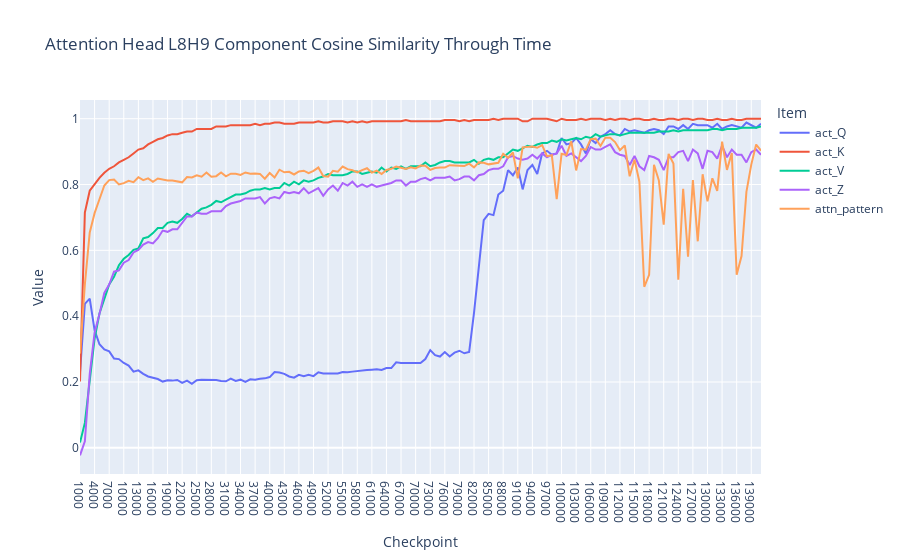
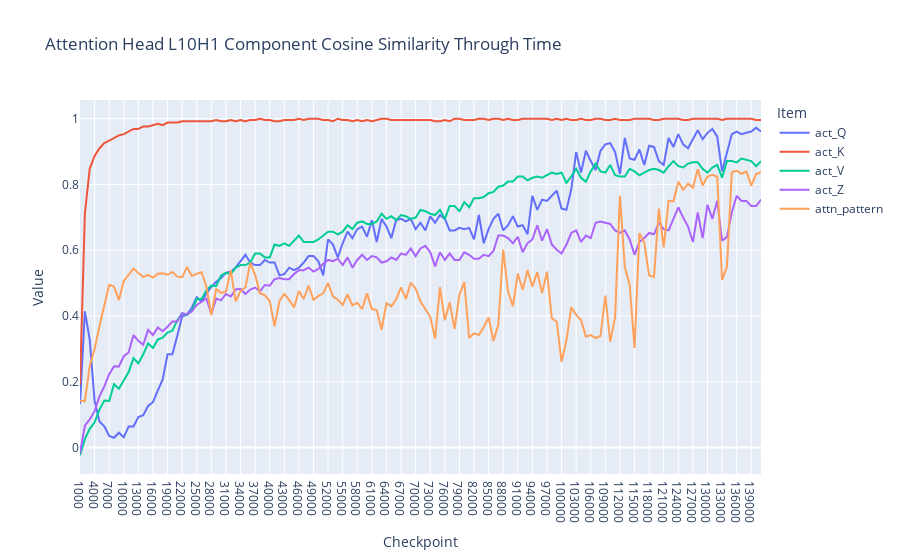
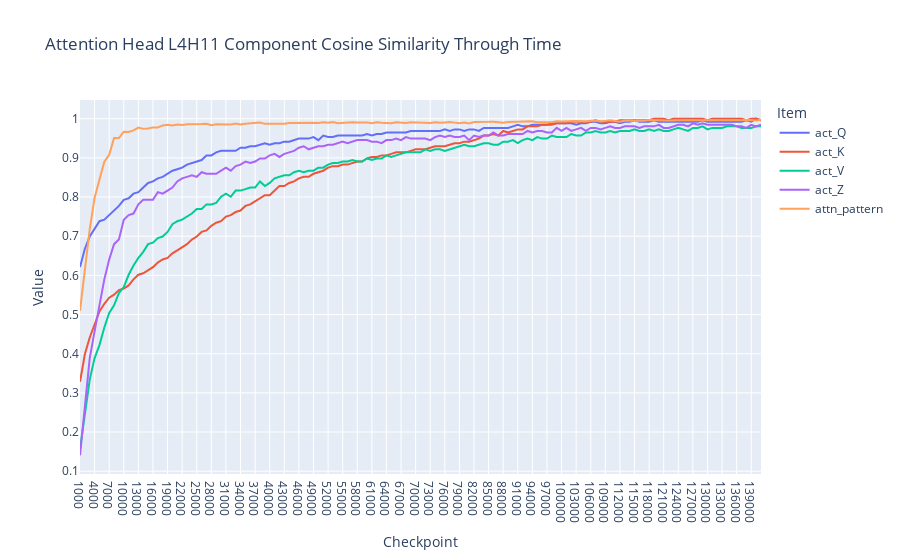
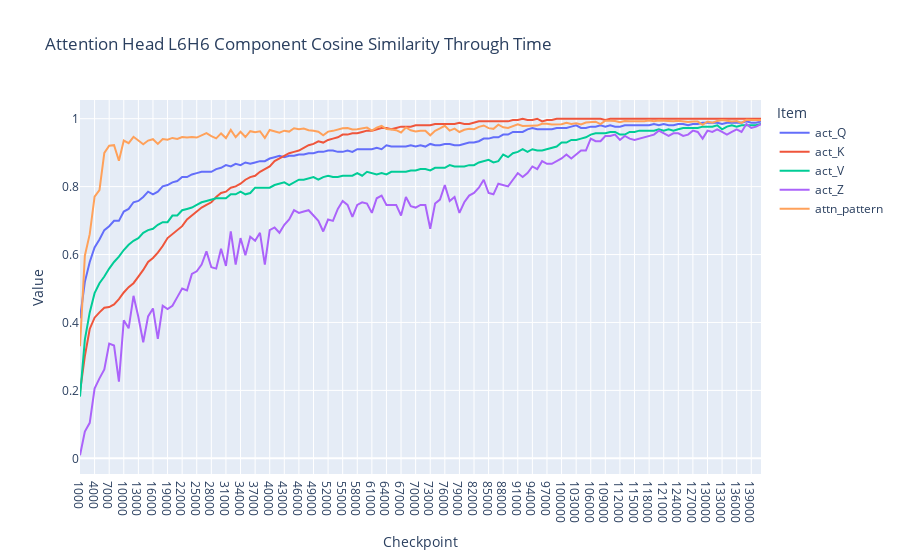

Notebook code cell kept with these figures, in order:
### Code cell
# plot all heads
for head in similarity_through_time['1000'].keys():
    plot_head_component_cosine_similarity(head, similarity_through_time)

### Figure 1 — Plotly figure (JSON) as saved in the notebook; plotly's stock layout.template omitted (floating-point values rounded to 4 significant figures; data arrays with more than 128 entries replaced by an {"elided": "..."} marker saying what was removed)
{"data": [{"hovertemplate": "Item=act_Q<br>Checkpoint=%{x}<br>Value=%{y}<extra></extra>", "legendgroup": "act_Q", "line": {"color": "#636efa", "dash": "solid"}, "marker": {"symbol": "circle"}, "mode": "lines", "name": "act_Q", "orientation": "v", "showlegend": true, "type": "scatter", "x": {"elided": "141 str values"}, "xaxis": "x", "y": {"elided": "141 float values"}, "yaxis": "y"}, {"hovertemplate": "Item=act_K<br>Checkpoint=%{x}<br>Value=%{y}<extra></extra>", "legendgroup": "act_K", "line": {"color": "#EF553B", "dash": "solid"}, "marker": {"symbol": "circle"}, "mode": "lines", "name": "act_K", "orientation": "v", "showlegend": true, "type": "scatter", "x": {"elided": "141 str values"}, "xaxis": "x", "y": {"elided": "141 float values"}, "yaxis": "y"}, {"hovertemplate": "Item=act_V<br>Checkpoint=%{x}<br>Value=%{y}<extra></extra>", "legendgroup": "act_V", "line": {"color": "#00cc96", "dash": "solid"}, "marker": {"symbol": "circle"}, "mode": "lines", "name": "act_V", "orientation": "v", "showlegend": true, "type": "scatter", "x": {"elided": "141 str values"}, "xaxis": "x", "y": {"elided": "141 float values"}, "yaxis": "y"}, {"hovertemplate": "Item=act_Z<br>Checkpoint=%{x}<br>Value=%{y}<extra></extra>", "legendgroup": "act_Z", "line": {"color": "#ab63fa", "dash": "solid"}, "marker": {"symbol": "circle"}, "mode": "lines", "name": "act_Z", "orientation": "v", "showlegend": true, "type": "scatter", "x": {"elided": "141 str values"}, "xaxis": "x", "y": {"elided": "141 float values"}, "yaxis": "y"}, {"hovertemplate": "Item=attn_pattern<br>Checkpoint=%{x}<br>Value=%{y}<extra></extra>", "legendgroup": "attn_pattern", "line": {"color": "#FFA15A", "dash": "solid"}, "marker": {"symbol": "circle"}, "mode": "lines", "name": "attn_pattern", "orientation": "v", "showlegend": true, "type": "scatter", "x": {"elided": "141 str values"}, "xaxis": "x", "y": {"elided": "141 float values"}, "yaxis": "y"}], "layout": {"legend": {"title": {"text": "Item"}, "tracegroupgap": 0}, "title": {"text": "Attention Head L8H9 Component Cosine Similarity Through Time"}, "xaxis": {"anchor": "y", "domain": [0, 1], "title": {"text": "Checkpoint"}}, "yaxis": {"anchor": "x", "domain": [0, 1], "title": {"text": "Value"}}}}

### Figure 2 — Plotly figure (JSON) as saved in the notebook; plotly's stock layout.template omitted (floating-point values rounded to 4 significant figures; data arrays with more than 128 entries replaced by an {"elided": "..."} marker saying what was removed)
{"data": [{"hovertemplate": "Item=act_Q<br>Checkpoint=%{x}<br>Value=%{y}<extra></extra>", "legendgroup": "act_Q", "line": {"color": "#636efa", "dash": "solid"}, "marker": {"symbol": "circle"}, "mode": "lines", "name": "act_Q", "orientation": "v", "showlegend": true, "type": "scatter", "x": {"elided": "141 str values"}, "xaxis": "x", "y": {"elided": "141 float values"}, "yaxis": "y"}, {"hovertemplate": "Item=act_K<br>Checkpoint=%{x}<br>Value=%{y}<extra></extra>", "legendgroup": "act_K", "line": {"color": "#EF553B", "dash": "solid"}, "marker": {"symbol": "circle"}, "mode": "lines", "name": "act_K", "orientation": "v", "showlegend": true, "type": "scatter", "x": {"elided": "141 str values"}, "xaxis": "x", "y": {"elided": "141 float values"}, "yaxis": "y"}, {"hovertemplate": "Item=act_V<br>Checkpoint=%{x}<br>Value=%{y}<extra></extra>", "legendgroup": "act_V", "line": {"color": "#00cc96", "dash": "solid"}, "marker": {"symbol": "circle"}, "mode": "lines", "name": "act_V", "orientation": "v", "showlegend": true, "type": "scatter", "x": {"elided": "141 str values"}, "xaxis": "x", "y": {"elided": "141 float values"}, "yaxis": "y"}, {"hovertemplate": "Item=act_Z<br>Checkpoint=%{x}<br>Value=%{y}<extra></extra>", "legendgroup": "act_Z", "line": {"color": "#ab63fa", "dash": "solid"}, "marker": {"symbol": "circle"}, "mode": "lines", "name": "act_Z", "orientation": "v", "showlegend": true, "type": "scatter", "x": {"elided": "141 str values"}, "xaxis": "x", "y": {"elided": "141 float values"}, "yaxis": "y"}, {"hovertemplate": "Item=attn_pattern<br>Checkpoint=%{x}<br>Value=%{y}<extra></extra>", "legendgroup": "attn_pattern", "line": {"color": "#FFA15A", "dash": "solid"}, "marker": {"symbol": "circle"}, "mode": "lines", "name": "attn_pattern", "orientation": "v", "showlegend": true, "type": "scatter", "x": {"elided": "141 str values"}, "xaxis": "x", "y": {"elided": "141 float values"}, "yaxis": "y"}], "layout": {"legend": {"title": {"text": "Item"}, "tracegroupgap": 0}, "title": {"text": "Attention Head L10H1 Component Cosine Similarity Through Time"}, "xaxis": {"anchor": "y", "domain": [0, 1], "title": {"text": "Checkpoint"}}, "yaxis": {"anchor": "x", "domain": [0, 1], "title": {"text": "Value"}}}}

### Figure 3 — Plotly figure (JSON) as saved in the notebook; plotly's stock layout.template omitted (floating-point values rounded to 4 significant figures; data arrays with more than 128 entries replaced by an {"elided": "..."} marker saying what was removed)
{"data": [{"hovertemplate": "Item=act_Q<br>Checkpoint=%{x}<br>Value=%{y}<extra></extra>", "legendgroup": "act_Q", "line": {"color": "#636efa", "dash": "solid"}, "marker": {"symbol": "circle"}, "mode": "lines", "name": "act_Q", "orientation": "v", "showlegend": true, "type": "scatter", "x": {"elided": "141 str values"}, "xaxis": "x", "y": {"elided": "141 float values"}, "yaxis": "y"}, {"hovertemplate": "Item=act_K<br>Checkpoint=%{x}<br>Value=%{y}<extra></extra>", "legendgroup": "act_K", "line": {"color": "#EF553B", "dash": "solid"}, "marker": {"symbol": "circle"}, "mode": "lines", "name": "act_K", "orientation": "v", "showlegend": true, "type": "scatter", "x": {"elided": "141 str values"}, "xaxis": "x", "y": {"elided": "141 float values"}, "yaxis": "y"}, {"hovertemplate": "Item=act_V<br>Checkpoint=%{x}<br>Value=%{y}<extra></extra>", "legendgroup": "act_V", "line": {"color": "#00cc96", "dash": "solid"}, "marker": {"symbol": "circle"}, "mode": "lines", "name": "act_V", "orientation": "v", "showlegend": true, "type": "scatter", "x": {"elided": "141 str values"}, "xaxis": "x", "y": {"elided": "141 float values"}, "yaxis": "y"}, {"hovertemplate": "Item=act_Z<br>Checkpoint=%{x}<br>Value=%{y}<extra></extra>", "legendgroup": "act_Z", "line": {"color": "#ab63fa", "dash": "solid"}, "marker": {"symbol": "circle"}, "mode": "lines", "name": "act_Z", "orientation": "v", "showlegend": true, "type": "scatter", "x": {"elided": "141 str values"}, "xaxis": "x", "y": {"elided": "141 float values"}, "yaxis": "y"}, {"hovertemplate": "Item=attn_pattern<br>Checkpoint=%{x}<br>Value=%{y}<extra></extra>", "legendgroup": "attn_pattern", "line": {"color": "#FFA15A", "dash": "solid"}, "marker": {"symbol": "circle"}, "mode": "lines", "name": "attn_pattern", "orientation": "v", "showlegend": true, "type": "scatter", "x": {"elided": "141 str values"}, "xaxis": "x", "y": {"elided": "141 float values"}, "yaxis": "y"}], "layout": {"legend": {"title": {"text": "Item"}, "tracegroupgap": 0}, "title": {"text": "Attention Head L4H11 Component Cosine Similarity Through Time"}, "xaxis": {"anchor": "y", "domain": [0, 1], "title": {"text": "Checkpoint"}}, "yaxis": {"anchor": "x", "domain": [0, 1], "title": {"text": "Value"}}}}

### Figure 4 — Plotly figure (JSON) as saved in the notebook; plotly's stock layout.template omitted (floating-point values rounded to 4 significant figures; data arrays with more than 128 entries replaced by an {"elided": "..."} marker saying what was removed)
{"data": [{"hovertemplate": "Item=act_Q<br>Checkpoint=%{x}<br>Value=%{y}<extra></extra>", "legendgroup": "act_Q", "line": {"color": "#636efa", "dash": "solid"}, "marker": {"symbol": "circle"}, "mode": "lines", "name": "act_Q", "orientation": "v", "showlegend": true, "type": "scatter", "x": {"elided": "141 str values"}, "xaxis": "x", "y": {"elided": "141 float values"}, "yaxis": "y"}, {"hovertemplate": "Item=act_K<br>Checkpoint=%{x}<br>Value=%{y}<extra></extra>", "legendgroup": "act_K", "line": {"color": "#EF553B", "dash": "solid"}, "marker": {"symbol": "circle"}, "mode": "lines", "name": "act_K", "orientation": "v", "showlegend": true, "type": "scatter", "x": {"elided": "141 str values"}, "xaxis": "x", "y": {"elided": "141 float values"}, "yaxis": "y"}, {"hovertemplate": "Item=act_V<br>Checkpoint=%{x}<br>Value=%{y}<extra></extra>", "legendgroup": "act_V", "line": {"color": "#00cc96", "dash": "solid"}, "marker": {"symbol": "circle"}, "mode": "lines", "name": "act_V", "orientation": "v", "showlegend": true, "type": "scatter", "x": {"elided": "141 str values"}, "xaxis": "x", "y": {"elided": "141 float values"}, "yaxis": "y"}, {"hovertemplate": "Item=act_Z<br>Checkpoint=%{x}<br>Value=%{y}<extra></extra>", "legendgroup": "act_Z", "line": {"color": "#ab63fa", "dash": "solid"}, "marker": {"symbol": "circle"}, "mode": "lines", "name": "act_Z", "orientation": "v", "showlegend": true, "type": "scatter", "x": {"elided": "141 str values"}, "xaxis": "x", "y": {"elided": "141 float values"}, "yaxis": "y"}, {"hovertemplate": "Item=attn_pattern<br>Checkpoint=%{x}<br>Value=%{y}<extra></extra>", "legendgroup": "attn_pattern", "line": {"color": "#FFA15A", "dash": "solid"}, "marker": {"symbol": "circle"}, "mode": "lines", "name": "attn_pattern", "orientation": "v", "showlegend": true, "type": "scatter", "x": {"elided": "141 str values"}, "xaxis": "x", "y": {"elided": "141 float values"}, "yaxis": "y"}], "layout": {"legend": {"title": {"text": "Item"}, "tracegroupgap": 0}, "title": {"text": "Attention Head L6H6 Component Cosine Similarity Through Time"}, "xaxis": {"anchor": "y", "domain": [0, 1], "title": {"text": "Checkpoint"}}, "yaxis": {"anchor": "x", "domain": [0, 1], "title": {"text": "Value"}}}}
